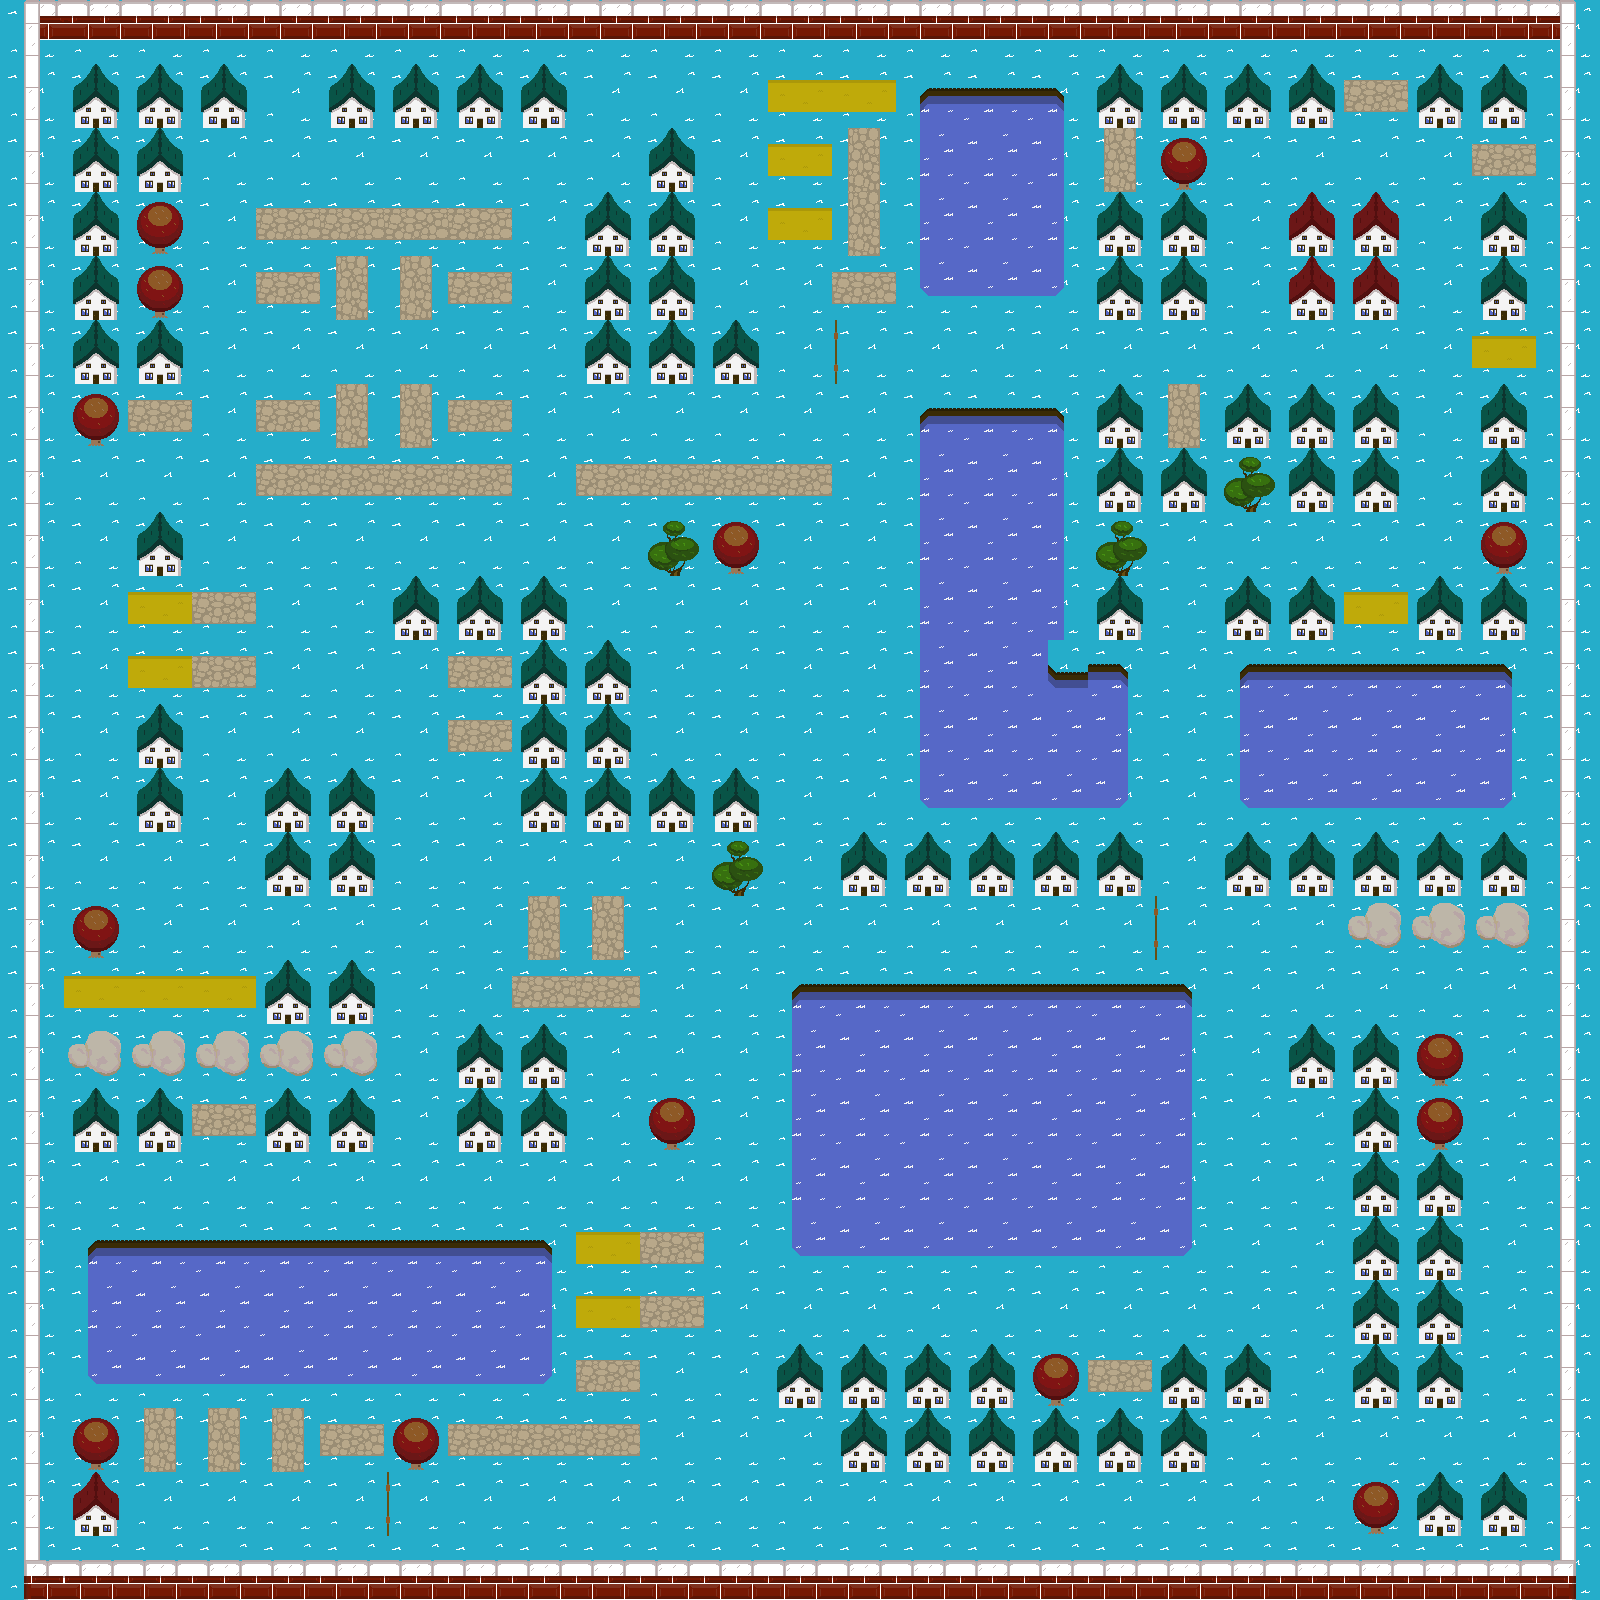

Rendered tile map (Tiled .tmx) drawn with the repository's tilesets; below, a short description and the full map source, tile grids included:
An orthogonal 25x25 tile map with 64x64 px tiles, 2 tile layers (backgroundLayer, blockedLayer), 2 tilesets and 1 object.

<map version="1.2" tiledversion="1.2.3" orientation="orthogonal" renderorder="right-down" width="25" height="25" tilewidth="64" tileheight="64" infinite="0" nextlayerid="4" nextobjectid="2">
 <tileset firstgid="1" name="Meta" tilewidth="64" tileheight="64" tilecount="64" columns="4">
  <image source="../images/Meta.png" width="256" height="1024" />
 </tileset>
 <tileset firstgid="65" name="Town_Tilemap" tilewidth="64" tileheight="64" tilecount="64" columns="16">
  <image source="../images/tiles.png" width="1024" height="256" />
 </tileset>
 <layer id="1" name="backgroundLayer" width="25" height="25">
  <data encoding="csv">
94,94,94,94,94,94,94,94,94,94,94,94,94,94,94,94,94,94,94,94,94,94,94,94,94,
94,94,94,94,94,94,94,94,94,94,94,94,94,94,94,94,94,94,94,94,94,94,94,94,94,
94,94,94,94,94,94,94,94,94,94,94,94,94,94,94,94,94,94,94,94,94,94,94,94,94,
94,94,94,94,94,94,94,94,94,94,94,94,94,94,94,94,94,94,94,94,94,94,94,94,94,
94,94,94,94,94,94,94,94,94,94,94,94,94,94,94,94,94,94,94,94,94,94,94,94,94,
94,94,94,94,94,94,94,94,94,94,94,94,94,94,94,94,94,94,94,94,94,94,94,94,94,
94,94,94,94,94,94,94,94,94,94,94,94,94,94,94,94,94,94,94,94,94,94,94,94,94,
94,94,94,94,94,94,94,94,94,94,94,94,94,94,94,94,94,94,94,94,94,94,94,94,94,
94,94,94,94,94,94,94,94,94,94,94,94,94,94,94,94,94,94,94,94,94,94,94,94,94,
94,94,94,94,94,94,94,94,94,94,94,94,94,94,94,94,94,94,94,94,94,94,94,94,94,
94,94,94,94,94,94,94,94,94,94,94,94,94,94,94,94,94,94,94,94,94,94,94,94,94,
94,94,94,94,94,94,94,94,94,94,94,94,94,94,94,94,94,94,94,94,94,94,94,94,94,
94,94,94,94,94,94,94,94,94,94,94,94,94,94,94,94,94,94,94,94,94,94,94,94,94,
94,94,94,94,94,94,94,94,94,94,94,94,94,94,94,94,94,94,94,94,94,94,94,94,94,
94,94,94,94,94,94,94,94,94,94,94,94,94,94,94,94,94,94,94,94,94,94,94,94,94,
94,94,94,94,94,94,94,94,94,94,94,94,94,94,94,94,94,94,94,94,94,94,94,94,94,
94,94,94,94,94,94,94,94,94,94,94,94,94,94,94,94,94,94,94,94,94,94,94,94,94,
94,94,94,94,94,94,94,94,94,94,94,94,94,94,94,94,94,94,94,94,94,94,94,94,94,
94,94,94,94,94,94,94,94,94,94,94,94,94,94,94,94,94,94,94,94,94,94,94,94,94,
94,94,94,94,94,94,94,94,94,94,94,94,94,94,94,94,94,94,94,94,94,94,94,94,94,
94,94,94,94,94,94,94,94,94,94,94,94,94,94,94,94,94,94,94,94,94,94,94,94,94,
94,94,94,94,94,94,94,94,94,94,94,94,94,94,94,94,94,94,94,94,94,94,94,94,94,
94,94,94,94,94,94,94,94,94,94,94,94,94,94,94,94,94,94,94,94,94,94,94,94,94,
94,94,94,94,94,94,94,94,94,94,94,94,94,94,94,94,94,94,94,94,94,94,94,94,94,
94,94,94,94,94,94,94,94,94,94,94,94,94,94,94,94,94,94,94,94,94,94,94,94,94
</data>
 </layer>
 <layer id="2" name="blockedLayer" width="25" height="25">
  <data encoding="csv">
65,66,66,66,66,66,66,66,66,66,66,66,66,66,66,66,66,66,66,66,66,66,66,66,67,
81,80,80,80,0,80,80,80,80,0,0,0,118,118,74,75,76,80,80,80,80,116,80,80,83,
81,80,80,0,0,0,0,0,0,0,80,0,118,117,90,91,92,117,126,0,0,0,0,116,83,
81,80,126,0,116,116,116,116,0,80,80,0,118,117,90,91,92,80,80,0,96,96,0,80,83,
81,80,126,0,116,117,117,116,0,80,80,0,0,116,106,107,108,80,80,0,96,96,0,80,83,
81,80,80,0,0,0,0,0,0,80,80,80,0,120,0,0,0,0,0,0,0,0,0,118,83,
81,126,116,0,116,117,117,116,0,0,0,0,0,0,74,75,76,80,117,80,80,80,0,80,83,
81,0,0,0,116,116,116,116,0,116,116,116,116,0,90,91,92,80,80,127,80,80,0,80,83,
81,0,80,0,0,0,0,0,0,0,127,126,0,0,90,91,92,127,0,0,0,0,0,126,83,
81,0,118,116,0,0,80,80,80,0,0,0,0,0,90,91,92,80,0,80,80,118,80,80,83,
81,0,118,116,0,0,0,116,80,80,0,0,0,0,90,91,109,76,0,74,75,75,75,76,83,
81,0,80,0,0,0,0,116,80,80,0,0,0,0,90,91,91,92,0,90,91,91,91,92,83,
81,0,80,0,80,80,0,0,80,80,80,80,0,0,106,107,107,108,0,106,107,107,107,108,83,
81,0,0,0,80,80,0,0,0,0,0,127,0,80,80,80,80,80,0,80,80,80,80,80,83,
81,126,0,0,0,0,0,0,117,117,0,0,0,0,0,0,0,0,120,0,0,112,112,112,83,
81,118,118,118,80,80,0,0,116,116,0,0,74,75,75,75,75,75,76,0,0,0,0,0,83,
81,112,112,112,112,112,0,80,80,0,0,0,90,91,91,91,91,91,92,0,80,80,126,0,83,
81,80,80,116,80,80,0,80,80,0,126,0,90,91,91,91,91,91,92,0,0,80,126,0,83,
81,0,0,0,0,0,0,0,0,0,0,0,90,91,91,91,91,91,92,0,0,80,80,0,83,
81,74,75,75,75,75,75,75,76,118,116,0,106,107,107,107,107,107,108,0,0,80,80,0,83,
81,90,91,91,91,91,91,91,92,118,116,0,0,0,0,0,0,0,0,0,0,80,80,0,83,
81,106,107,107,107,107,107,107,108,116,0,0,80,80,80,80,126,116,80,80,0,80,80,0,83,
81,126,117,117,117,116,126,116,116,116,0,0,0,80,80,80,80,80,80,0,0,0,0,0,83,
81,96,0,0,0,0,120,0,0,0,0,0,0,0,0,0,0,0,0,0,0,126,80,80,83,
97,98,98,98,98,98,98,98,98,98,98,98,98,98,98,98,98,98,98,98,98,98,98,98,99
</data>
 </layer>
 <objectgroup id="3" name="objectsLayer">
  <object id="1" gid="1" x="770" y="700" width="64" height="64">
   <properties>
    <property name="type" value="playerStart" />
   </properties>
  </object>
 </objectgroup>
</map>